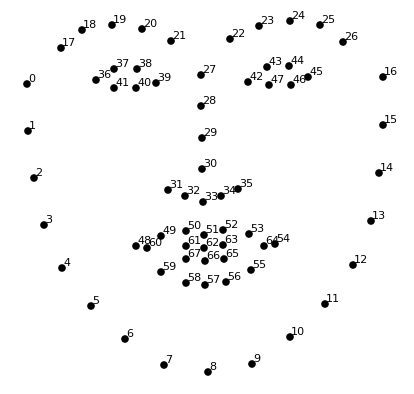
#> input picture facemarks points.png, 414 x 394 px, given in place of the camera
$ python prueba_video.py
#> lines starting #> are read from the running program, lines starting #| are printed output that depends on the picture; after the words box and inside, x2 and y2 are one past the last pixel; in counts of white or black regions, pixels touching at a corner belong together
import cv2

cap = cv2.VideoCapture(0) #0 es la camara principal
con = 0
while cap.isOpened():

    #BGR image feed from camera
    ret, img = cap.read()
#> img is the input picture: shape (394, 414, 3); min 0, max 255, mean 247
    #BGR to grayscale
    img_gray = cv2.cvtColor(img,cv2.COLOR_BGR2GRAY)
    cv2.GaussianBlur(img_gray,(21,21), 0, img_gray)
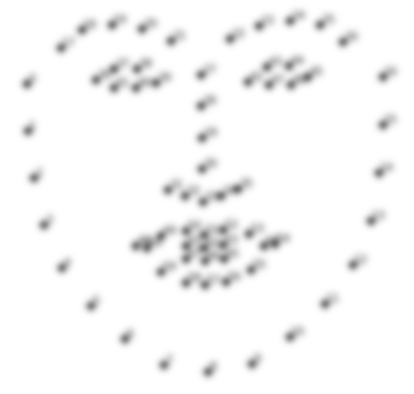
#> img_gray: shape (394, 414); min 113, max 255, mean 247
    edges = cv2.Canny(img_gray, 10, 20, apertureSize = 3)
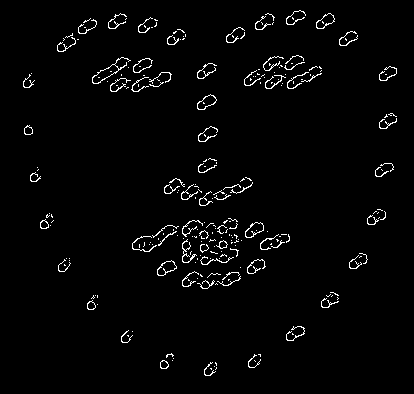
#> edges: shape (394, 414); 2.4% white in thin lines or dots, all inside (x1, y1, x2, y2) = (23, 10, 397, 376)


    cv2.imshow("Edges",edges)

    k = cv2.waitKey(10)
#> (key Esc is pressed here)
    if k==27:
        break


cap.release()
cv2.destroyAllWindows()
